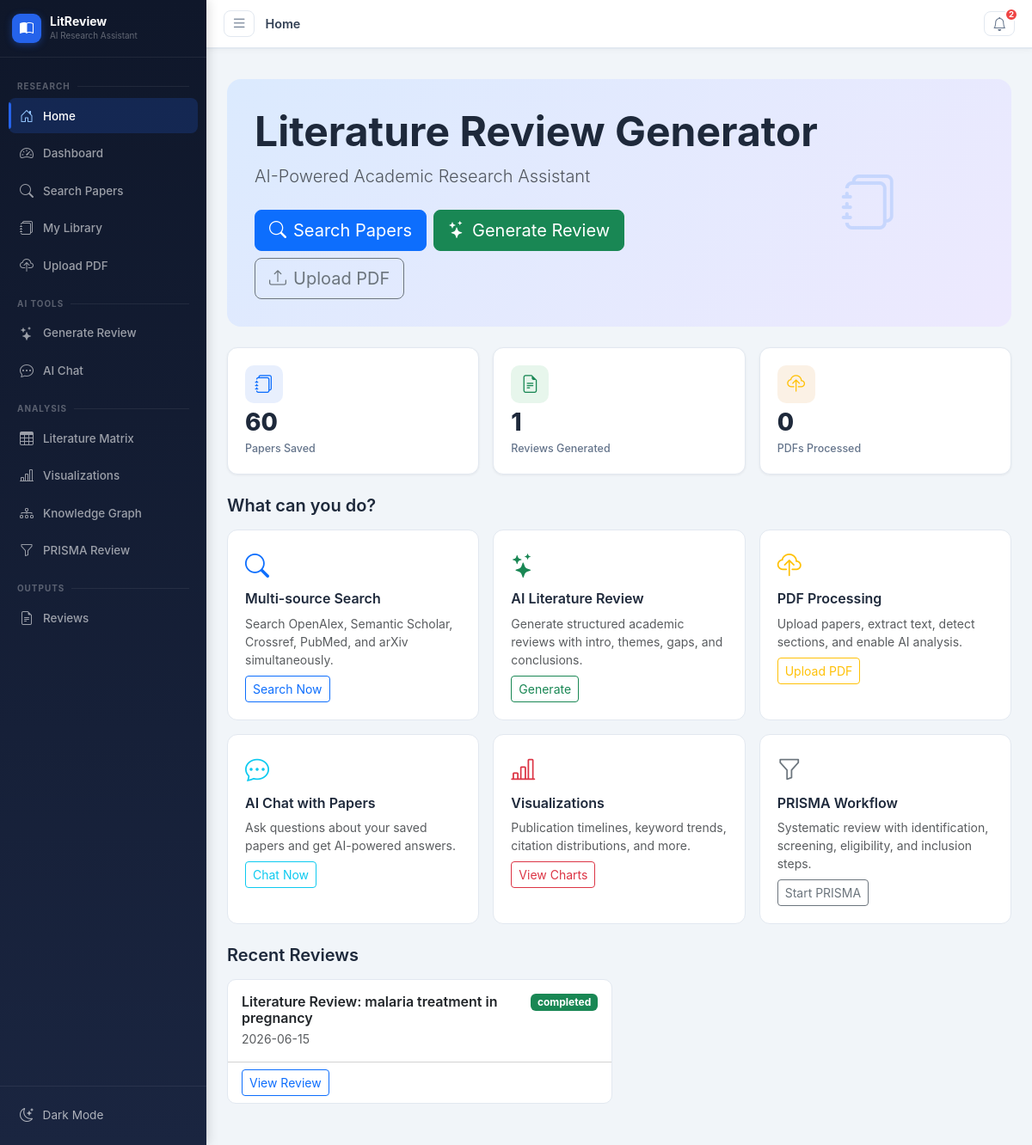
Before: / with the older database file.
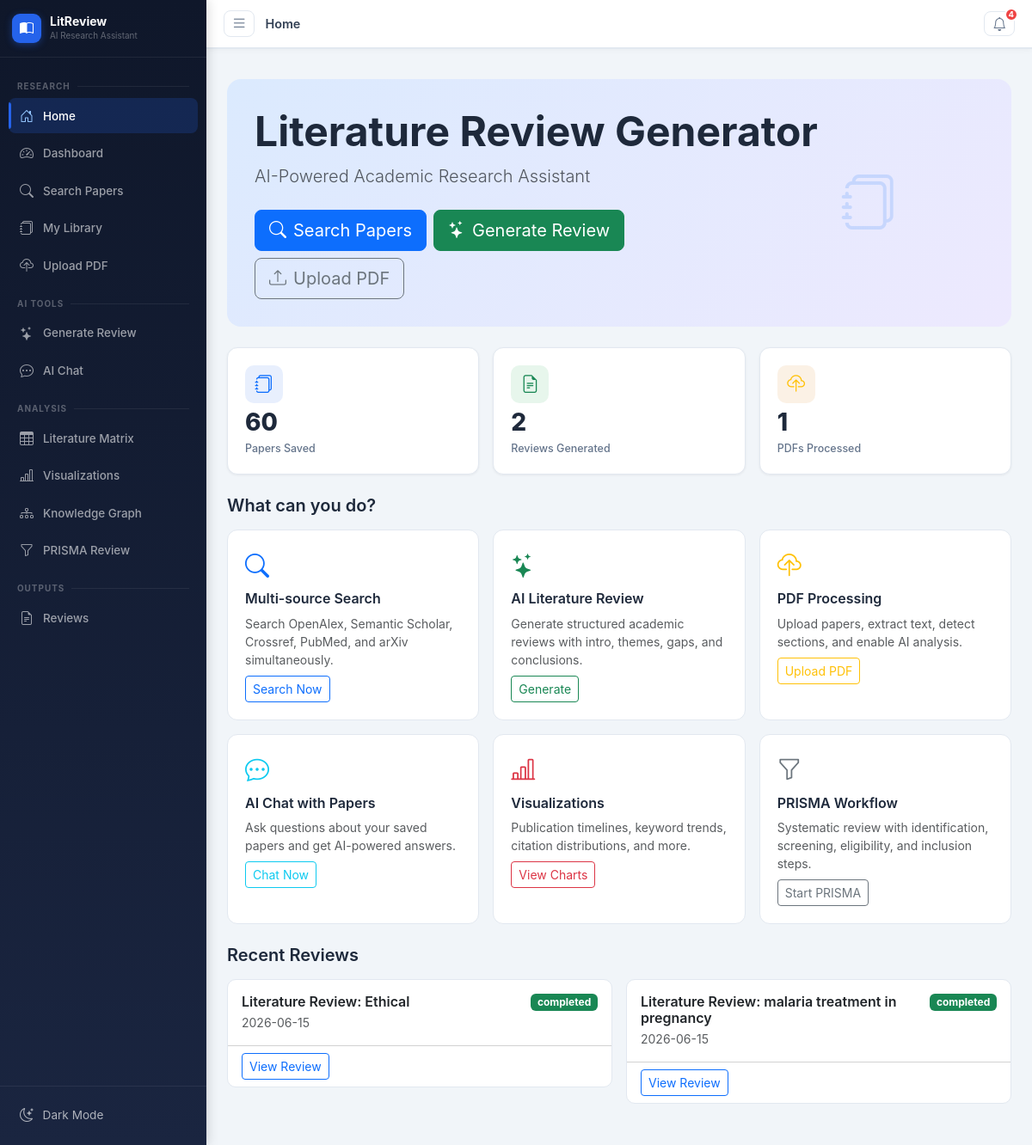
After: the same page with the newer database file.
### tables this page shows
CREATE TABLE literature_reviews (
            id INTEGER PRIMARY KEY AUTOINCREMENT,
            title TEXT NOT NULL,
            topic TEXT,
            introduction TEXT,
            thematic_analysis TEXT,
            research_gaps TEXT,
            future_directions TEXT,
            conclusion TEXT,
            paper_ids TEXT,
            status TEXT DEFAULT 'draft',
            word_count INTEGER DEFAULT 0,
            created_at TIMESTAMP DEFAULT CURRENT_TIMESTAMP,
            updated_at TIMESTAMP DEFAULT CURRENT_TIMESTAMP
        );

### blueprints/main.py (the view)
@main_bp.route('/')
def index():
    site = get_site_settings()
    db = get_db()
    stats = {
        'papers': db.execute('SELECT COUNT(*) as c FROM papers').fetchone()['c'],
        'reviews': db.execute('SELECT COUNT(*) as c FROM literature_reviews').fetchone()['c'],
        'uploads': db.execute('SELECT COUNT(*) as c FROM paper_files').fetchone()['c'],
    }
    recent_reviews = db.execute('SELECT * FROM literature_reviews ORDER BY created_at DESC LIMIT 5').fetchall()
    db.close()
    return render_template('index.html', site=site, stats=stats,
                           recent_reviews=recent_reviews, notifications=get_notifications())

### blueprints/main.py (called while the page is built)
def get_site_settings():
    db = get_db()
    rows = db.execute('SELECT key, value FROM site_settings').fetchall()
    db.close()
    return {r['key']: r['value'] for r in rows}

def get_notifications():
    db = get_db()
    rows = db.execute('SELECT * FROM notifications WHERE is_read=0 ORDER BY created_at DESC LIMIT 10').fetchall()
    db.close()
    return [dict(r) for r in rows]

### models/__init__.py (called while the page is built)
def get_db():
    conn = sqlite3.connect(Config.DATABASE_PATH)
    conn.row_factory = sqlite3.Row
    return conn

### templates/index.html (shortened to what the changed rows need)
{% extends "base.html" %}
{% block content %}
<div class="hero-section mb-4">
  <div class="row align-items-center">
    <div class="col-lg-8">
      <h1 class="display-5 fw-bold mb-2" style="white-space:nowrap;">{{ site.get('site_name','Literature Review Generator') }}</h1>
    </div>
  </div>
</div>
<div class="row g-3 mb-4">
  <div class="col-6 col-md-4">
    <div class="stat-card">
      <div class="stat-icon bg-success-soft"><i class="bi bi-file-earmark-text text-success"></i></div>
      <div class="stat-value">{{ stats.reviews }}</div>
      <div class="stat-label">Reviews Generated</div>
    </div>
  </div>
  <div class="col-6 col-md-4">
    <div class="stat-card">
      <div class="stat-icon bg-warning-soft"><i class="bi bi-cloud-upload text-warning"></i></div>
      <div class="stat-value">{{ stats.uploads }}</div>
      <div class="stat-label">PDFs Processed</div>
    </div>
  </div>
</div>
{% if recent_reviews %}
<div class="row g-3">
  {% for review in recent_reviews %}
  <div class="col-md-6">
    <div class="card card-hover">
      <div class="card-body">
        <div class="d-flex justify-content-between align-items-start">
          <div>
            <h6 class="fw-semibold mb-1">{{ review.title }}</h6>
            <p class="text-muted small mb-0">{{ review.created_at[:10] }}</p>
          </div>
          <span class="badge bg-{{ 'success' if review.status == 'completed' else 'secondary' }}">{{ review.status }}</span>
        </div>
      </div>
      <div class="card-footer bg-transparent">
        <a href="/reviews/{{ review.id }}" class="btn btn-sm btn-outline-primary">View Review</a>
      </div>
    </div>
  </div>
  {% endfor %}
</div>
{% endif %}
{% endblock %}

Changed rows visible on the page:
added literature_reviews: title "Literature Review: Ethical", created_at "2026-06-15", status "completed"
Other visible differences:
{{ g_notif_count }}: "2" → "4"
{{ stats.reviews }}: "1" → "2"
{{ stats.uploads }}: "0" → "1"
